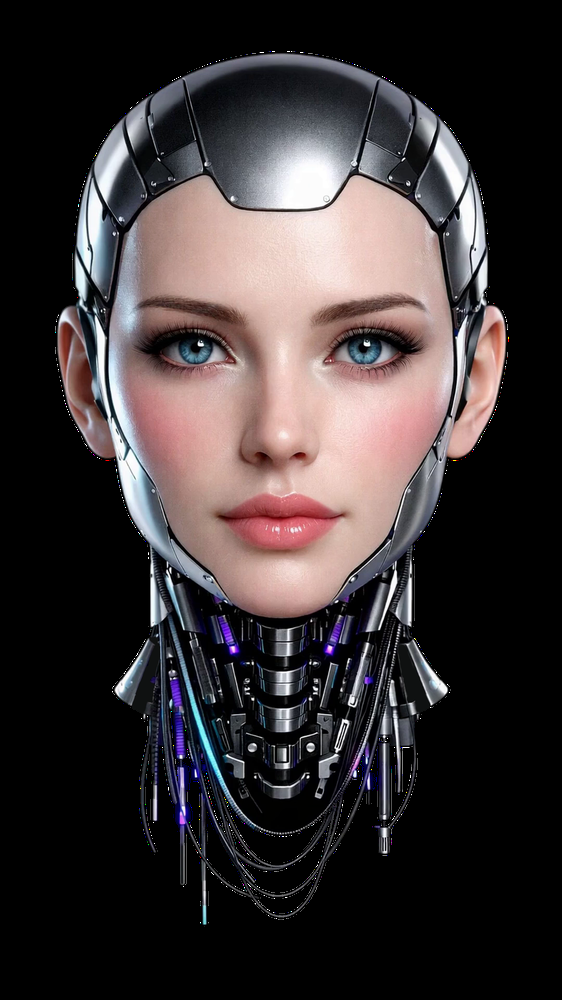
#> input picture apps/dashboard/TalkinHead/frame_000000fixedmask.png, 562 x 1000 px, shrunk from 1080 x 1920 before the run
$ python apply_mask.py --path .
#> lines starting #> are read from the running program, lines starting #| are printed output that depends on the picture
#!/usr/bin/env python3
"""
Apply alpha mask to phrase frames.

Usage:
    python apply_mask.py <phrase_name>     # Apply to Phrases/<phrase_name>/*_frames/
    python apply_mask.py --all             # Apply to ALL phrase frame directories
    python apply_mask.py --path <dir>      # Apply to specific directory

Examples:
    python apply_mask.py completed         # Mask all completed phrase frames
    python apply_mask.py goodbye           # Mask all goodbye phrase frames
    python apply_mask.py --all             # Mask everything in Phrases/
    python apply_mask.py --path idle_frames  # Mask idle frames directly
"""

import cv2
import shutil
import argparse
from pathlib import Path

SCRIPT_DIR = Path(__file__).parent
MASK_FILE = SCRIPT_DIR / "frame_000000fixedmask.png"
PHRASES_DIR = SCRIPT_DIR / "Phrases"


def load_mask():
    """Load the mask and return its alpha channel."""
    if not MASK_FILE.exists():
        print(f"ERROR: Mask file not found: {MASK_FILE}")
        return None

    mask = cv2.imread(str(MASK_FILE), cv2.IMREAD_UNCHANGED)
#> mask is the input picture: shape (1000, 562, 4); mean B, G, R, A 52.6, 51.6, 58.6, 114.2
    if mask is None or mask.shape[2] != 4:
        print(f"ERROR: Invalid mask file (needs RGBA)")
        return None

    print(f"Mask loaded: {mask.shape[1]}x{mask.shape[0]}")
#| Mask loaded: 562x1000
    return mask[:, :, 3]
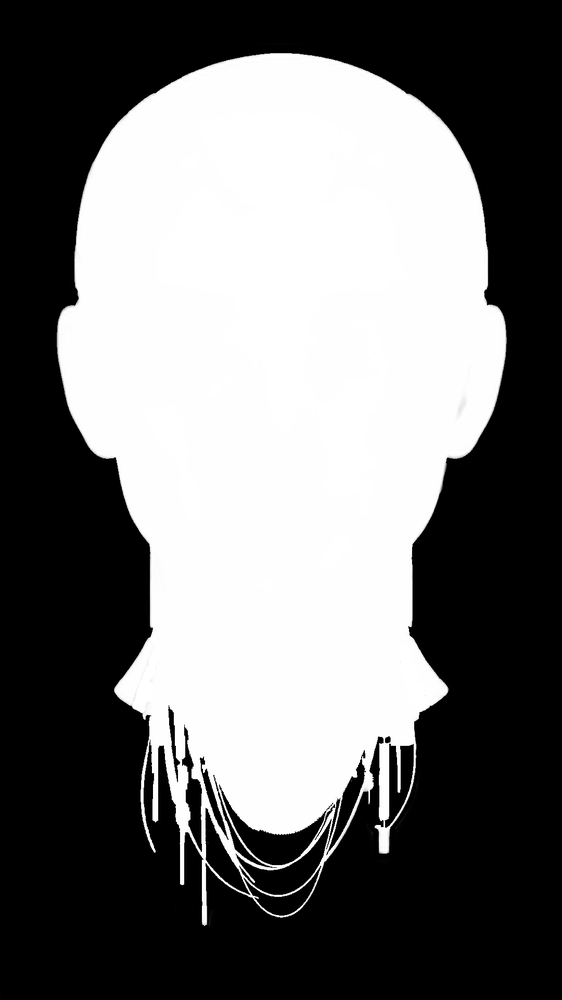
#> returned value: shape (1000, 562); min 0, max 255, mean 114.2


def apply_mask_to_directory(frame_dir: Path, mask_alpha, backup=True):
    """Apply mask alpha to all PNG frames in a directory."""
    if not frame_dir.is_dir():
        print(f"  SKIP: Not a directory: {frame_dir}")
        return 0

    frames = sorted(frame_dir.glob("*.png"))
    if not frames:
        print(f"  SKIP: No PNG files in {frame_dir.name}")
        return 0

    # Create backup if requested and doesn't exist
    if backup:
        backup_dir = frame_dir.parent / f"{frame_dir.name}_backup"
        if not backup_dir.exists():
            shutil.copytree(frame_dir, backup_dir)
            print(f"  Backed up: {frame_dir.name}")

    processed = 0
    errors = 0

    for frame_path in frames:
        if frame_path.suffix == '.bak':
            continue
        try:
            frame = cv2.imread(str(frame_path), cv2.IMREAD_UNCHANGED)
            if frame is None:
                errors += 1
                continue

            # Ensure RGBA
            if frame.shape[2] == 3:
                frame = cv2.cvtColor(frame, cv2.COLOR_BGR2BGRA)

            # Check dimensions
            if frame.shape[:2] != mask_alpha.shape:
                print(f"    SKIP: {frame_path.name} size mismatch")
                errors += 1
                continue

            # Apply mask
            frame[:, :, 3] = mask_alpha
            cv2.imwrite(str(frame_path), frame)
            processed += 1

        except Exception as e:
            print(f"    ERROR: {frame_path.name}: {e}")
            errors += 1

    print(f"  {frame_dir.name}: {processed} frames" + (f" ({errors} errors)" if errors else ""))
    return processed


def apply_to_phrase(phrase_name: str, mask_alpha):
    """Apply mask to all _frames directories in a phrase folder."""
    phrase_dir = PHRASES_DIR / phrase_name

    if not phrase_dir.is_dir():
        print(f"ERROR: Phrase directory not found: {phrase_dir}")
        return 0

    frame_dirs = [d for d in phrase_dir.iterdir() if d.is_dir() and d.name.endswith('_frames')]

    if not frame_dirs:
        print(f"ERROR: No _frames directories in {phrase_name}")
        return 0

    print(f"\nProcessing phrase: {phrase_name} ({len(frame_dirs)} frame directories)")

    total = 0
    for frame_dir in sorted(frame_dirs):
        total += apply_mask_to_directory(frame_dir, mask_alpha)

    return total


def apply_to_all(mask_alpha):
    """Apply mask to all phrase frame directories."""
    if not PHRASES_DIR.is_dir():
        print(f"ERROR: Phrases directory not found: {PHRASES_DIR}")
        return 0

    phrase_dirs = [d for d in PHRASES_DIR.iterdir() if d.is_dir()]

    print(f"\nProcessing ALL phrases ({len(phrase_dirs)} phrase directories)")

    total = 0
    for phrase_dir in sorted(phrase_dirs):
        frame_dirs = [d for d in phrase_dir.iterdir() if d.is_dir() and d.name.endswith('_frames')]
        if frame_dirs:
            print(f"\n{phrase_dir.name}:")
            for frame_dir in sorted(frame_dirs):
                total += apply_mask_to_directory(frame_dir, mask_alpha)

    return total


def main():
    parser = argparse.ArgumentParser(description="Apply alpha mask to phrase frames")
    parser.add_argument("phrase", nargs="?", help="Phrase name (e.g., 'completed', 'goodbye')")
    parser.add_argument("--all", action="store_true", help="Apply to all phrases")
    parser.add_argument("--path", type=str, help="Direct path to frames directory")
    parser.add_argument("--no-backup", action="store_true", help="Skip creating backups")

    args = parser.parse_args()

    # Load mask
    mask_alpha = load_mask()
    if mask_alpha is None:
        return 1

    total = 0

    if args.all:
        total = apply_to_all(mask_alpha)
    elif args.path:
        path = Path(args.path)
        if not path.is_absolute():
            path = SCRIPT_DIR / path
        total = apply_mask_to_directory(path, mask_alpha, backup=not args.no_backup)
#> total = 1
    elif args.phrase:
        total = apply_to_phrase(args.phrase, mask_alpha)
    else:
        parser.print_help()
        return 1

    print(f"\n{'='*40}")
    print(f"Total frames processed: {total}")
#| Total frames processed: 1
    return 0


if __name__ == "__main__":
    exit(main())
#> (the program exits here)
